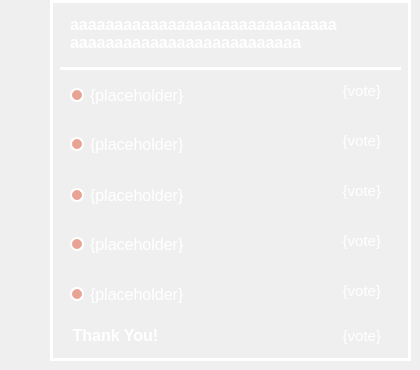
    <widget class="QWidget" name="viewpoll">
     <widget class="QGroupBox" name="poll">
      <property name="geometry">
       <rect>
        <x>50</x>
        <y>0</y>
        <width>361</width>
        <height>361</height>
       </rect>
      </property>
      <property name="styleSheet">
       <string notr="true">QGroupBox { border: 3px solid white; }

QRadioButton { color: white; }

QRadioButton::indicator {
    width: 10px;
    height: 10px;
    border-radius: 7px;
}

QRadioButton::indicator:checked {
    background-color:  rgb(255, 131, 106);
    border: 2px solid white;
}

QRadioButton::indicator:unchecked {
    background-color: rgb(232, 163, 149);
    border: 2px solid white;
}</string>
      </property>
      <property name="title">
       <string/>
      </property>
      <widget class="QRadioButton" name="option1">
       <property name="geometry">
        <rect>
         <x>20</x>
         <y>70</y>
         <width>338</width>
         <height>51</height>
        </rect>
       </property>
       <property name="font">
        <font>
         <pointsize>12</pointsize>
        </font>
       </property>
       <property name="cursor">
        <cursorShape>PointingHandCursor</cursorShape>
       </property>
       <property name="focusPolicy">
        <enum>Qt::NoFocus</enum>
       </property>
       <property name="styleSheet">
        <string notr="true">color: white; background-color: transparent;</string>
       </property>
       <property name="text">
        <string>{placeholder}</string>
       </property>
       <property name="autoExclusive">
        <bool>false</bool>
       </property>
      </widget>
      <widget class="QLabel" name="prompt">
       <property name="geometry">
        <rect>
         <x>20</x>
         <y>13</y>
         <width>321</width>
         <height>41</height>
        </rect>
       </property>
       <property name="maximumSize">
        <size>
         <width>350</width>
         <height>100</height>
        </size>
       </property>
       <property name="font">
        <font>
         <pointsize>12</pointsize>
         <bold>true</bold>
        </font>
       </property>
       <property name="styleSheet">
        <string notr="true">color: white; font-weight: bold;</string>
       </property>
       <property name="text">
        <string>aaaaaaaaaaaaaaaaaaaaaaaaaaaaaa aaaaaaaaaaaaaaaaaaaaaaaaaa</string>
       </property>
       <property name="wordWrap">
        <bool>true</bool>
       </property>
      </widget>
      <widget class="Line" name="divider">
       <property name="geometry">
        <rect>
         <x>10</x>
         <y>58</y>
         <width>341</width>
         <height>20</height>
        </rect>
       </property>
       <property name="styleSheet">
        <string notr="true">color: white; background-color: transparent;</string>
       </property>
       <property name="frameShadow">
        <enum>QFrame::Plain</enum>
       </property>
       <property name="lineWidth">
        <number>3</number>
       </property>
       <property name="orientation">
        <enum>Qt::Horizontal</enum>
       </property>
      </widget>
      <widget class="QRadioButton" name="option2">
       <property name="geometry">
        <rect>
         <x>20</x>
         <y>119</y>
         <width>338</width>
         <height>51</height>
        </rect>
       </property>
       <property name="font">
        <font>
         <pointsize>12</pointsize>
        </font>
       </property>
       <property name="cursor">
        <cursorShape>PointingHandCursor</cursorShape>
       </property>
       <property name="focusPolicy">
        <enum>Qt::NoFocus</enum>
       </property>
       <property name="styleSheet">
        <string notr="true">color: white; background-color: transparent;</string>
       </property>
       <property name="text">
        <string>{placeholder}</string>
       </property>
       <property name="autoExclusive">
        <bool>false</bool>
       </property>
      </widget>
      <widget class="QRadioButton" name="option3">
       <property name="geometry">
        <rect>
         <x>20</x>
         <y>170</y>
         <width>338</width>
         <height>51</height>
        </rect>
       </property>
       <property name="font">
        <font>
         <pointsize>12</pointsize>
        </font>
       </property>
       <property name="cursor">
        <cursorShape>PointingHandCursor</cursorShape>
       </property>
       <property name="focusPolicy">
        <enum>Qt::NoFocus</enum>
       </property>
       <property name="styleSheet">
        <string notr="true">color: white; background-color: transparent;</string>
       </property>
       <property name="text">
        <string>{placeholder}</string>
       </property>
       <property name="autoExclusive">
        <bool>false</bool>
       </property>
      </widget>
      <widget class="QRadioButton" name="option4">
       <property name="geometry">
        <rect>
         <x>20</x>
         <y>219</y>
         <width>338</width>
         <height>51</height>
        </rect>
       </property>
       <property name="font">
        <font>
         <pointsize>12</pointsize>
        </font>
       </property>
       <property name="cursor">
        <cursorShape>PointingHandCursor</cursorShape>
       </property>
       <property name="focusPolicy">
        <enum>Qt::NoFocus</enum>
       </property>
       <property name="styleSheet">
        <string notr="true">color: white; background-color: transparent;</string>
       </property>
       <property name="text">
        <string>{placeholder}</string>
       </property>
       <property name="autoExclusive">
        <bool>false</bool>
       </property>
      </widget>
      <widget class="QRadioButton" name="option5">
       <property name="geometry">
        <rect>
         <x>20</x>
         <y>269</y>
         <width>338</width>
         <height>51</height>
        </rect>
       </property>
       <property name="font">
        <font>
         <pointsize>12</pointsize>
        </font>
       </property>
       <property name="cursor">
        <cursorShape>PointingHandCursor</cursorShape>
       </property>
       <property name="focusPolicy">
        <enum>Qt::NoFocus</enum>
       </property>
       <property name="styleSheet">
        <string notr="true">color: white; background-color: transparent;</string>
       </property>
       <property name="text">
        <string>{placeholder}</string>
       </property>
       <property name="autoExclusive">
        <bool>false</bool>
       </property>
      </widget>
      <widget class="QLabel" name="option2vote">
       <property name="geometry">
        <rect>
         <x>250</x>
         <y>120</y>
         <width>81</width>
         <height>41</height>
        </rect>
       </property>
       <property name="font">
        <font>
         <pointsize>11</pointsize>
        </font>
       </property>
       <property name="styleSheet">
        <string notr="true">color: white; background-color: transparent;</string>
       </property>
       <property name="text">
        <string>{vote}</string>
       </property>
       <property name="alignment">
        <set>Qt::AlignRight|Qt::AlignTrailing|Qt::AlignVCenter</set>
       </property>
      </widget>
      <widget class="QLabel" name="option3vote">
       <property name="geometry">
        <rect>
         <x>250</x>
         <y>170</y>
         <width>81</width>
         <height>41</height>
        </rect>
       </property>
       <property name="font">
        <font>
         <pointsize>11</pointsize>
        </font>
       </property>
       <property name="styleSheet">
        <string notr="true">color: white; background-color: transparent;</string>
       </property>
       <property name="text">
        <string>{vote}</string>
       </property>
       <property name="alignment">
        <set>Qt::AlignRight|Qt::AlignTrailing|Qt::AlignVCenter</set>
       </property>
      </widget>
      <widget class="QLabel" name="option4vote">
       <property name="geometry">
        <rect>
         <x>250</x>
         <y>220</y>
         <width>81</width>
         <height>41</height>
        </rect>
       </property>
       <property name="font">
        <font>
         <pointsize>11</pointsize>
        </font>
       </property>
       <property name="styleSheet">
        <string notr="true">color: white; background-color: transparent;</string>
       </property>
       <property name="text">
        <string>{vote}</string>
       </property>
       <property name="alignment">
        <set>Qt::AlignRight|Qt::AlignTrailing|Qt::AlignVCenter</set>
       </property>
      </widget>
      <widget class="QLabel" name="option5vote">
       <property name="geometry">
        <rect>
         <x>250</x>
         <y>270</y>
         <width>81</width>
         <height>41</height>
        </rect>
       </property>
       <property name="font">
        <font>
         <pointsize>11</pointsize>
        </font>
       </property>
       <property name="styleSheet">
        <string notr="true">color: white; background-color: transparent;</string>
       </property>
       <property name="text">
        <string>{vote}</string>
       </property>
       <property name="alignment">
        <set>Qt::AlignRight|Qt::AlignTrailing|Qt::AlignVCenter</set>
       </property>
      </widget>
      <widget class="QLabel" name="thanks">
       <property name="geometry">
        <rect>
         <x>20</x>
         <y>320</y>
         <width>91</width>
         <height>31</height>
        </rect>
       </property>
       <property name="font">
        <font>
         <pointsize>12</pointsize>
         <bold>true</bold>
        </font>
       </property>
       <property name="styleSheet">
        <string notr="true">color: white; background-color: transparent;</string>
       </property>
       <property name="text">
        <string>Thank You!</string>
       </property>
       <property name="alignment">
        <set>Qt::AlignCenter</set>
       </property>
      </widget>
      <widget class="QLabel" name="numvotes">
       <property name="geometry">
        <rect>
         <x>270</x>
         <y>320</y>
         <width>61</width>
         <height>31</height>
        </rect>
       </property>
       <property name="font">
        <font>
         <pointsize>11</pointsize>
        </font>
       </property>
       <property name="styleSheet">
        <string notr="true">color: white; background-color: transparent;</string>
       </property>
       <property name="text">
        <string>{vote}</string>
       </property>
       <property name="alignment">
        <set>Qt::AlignRight|Qt::AlignTrailing|Qt::AlignVCenter</set>
       </property>
      </widget>
      <widget class="QLabel" name="option1vote">
       <property name="geometry">
        <rect>
         <x>250</x>
         <y>70</y>
         <width>81</width>
         <height>41</height>
        </rect>
       </property>
       <property name="font">
        <font>
         <pointsize>11</pointsize>
        </font>
       </property>
       <property name="styleSheet">
        <string notr="true">color: white; background-color: transparent;</string>
       </property>
       <property name="text">
        <string>{vote}</string>
       </property>
       <property name="alignment">
        <set>Qt::AlignRight|Qt::AlignTrailing|Qt::AlignVCenter</set>
       </property>
      </widget>
      <widget class="QWidget" name="op1color" native="true">
       <property name="geometry">
        <rect>
         <x>3</x>
         <y>70</y>
         <width>17</width>
         <height>51</height>
        </rect>
       </property>
       <property name="styleSheet">
        <string notr="true">color: white; background-color: transparent;</string>
       </property>
      </widget>
      <widget class="QWidget" name="op2color" native="true">
       <property name="geometry">
        <rect>
         <x>3</x>
         <y>119</y>
         <width>17</width>
         <height>51</height>
        </rect>
       </property>
       <property name="styleSheet">
        <string notr="true">color: white; background-color: transparent;</string>
       </property>
      </widget>
      <widget class="QWidget" name="op3color" native="true">
       <property name="geometry">
        <rect>
         <x>3</x>
         <y>170</y>
         <width>17</width>
         <height>51</height>
        </rect>
       </property>
       <property name="styleSheet">
        <string notr="true">color: white; background-color: transparent;</string>
       </property>
      </widget>
      <widget class="QWidget" name="op4color" native="true">
       <property name="geometry">
        <rect>
         <x>3</x>
         <y>219</y>
         <width>17</width>
         <height>51</height>
        </rect>
       </property>
       <property name="styleSheet">
        <string notr="true">color: white; background-color: transparent;</string>
       </property>
      </widget>
      <widget class="QWidget" name="op5color" native="true">
       <property name="geometry">
        <rect>
         <x>3</x>
         <y>269</y>
         <width>17</width>
         <height>51</height>
        </rect>
       </property>
       <property name="styleSheet">
        <string notr="true">color: white; background-color: transparent;</string>
       </property>
      </widget>
     </widget>
    </widget>
